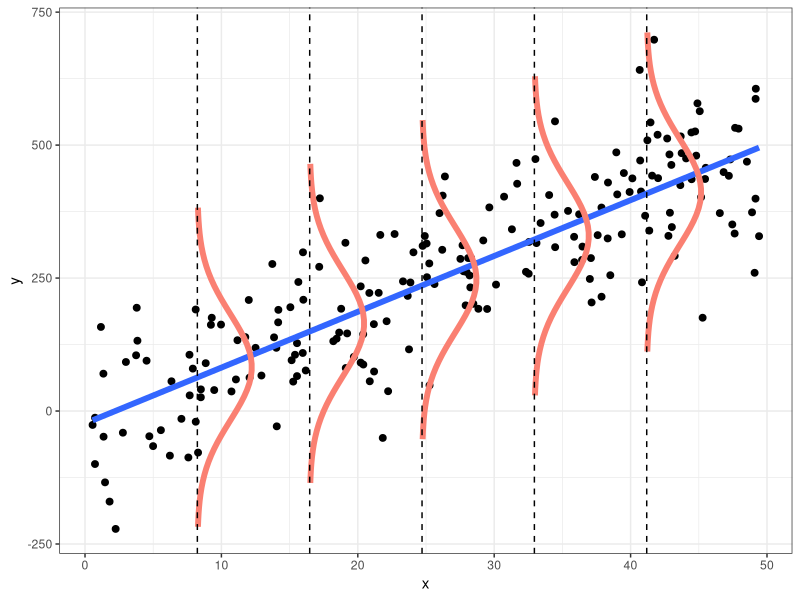

This chart was generated by the following R code:
## ---- chunk 1
library(tidyverse)
## ---- chunk 2
## Sample data
set.seed(404)
dat <- data.frame(x=(x=runif(200, 0, 50)),
                  y=rnorm(200, 10 * x, 100))

## breaks: where you want to compute densities
breaks <- seq(0, max(dat$x), len=7)[-c(1, 7)]
dat$section <- cut(dat$x, breaks)

## Get the residuals
dat$res <- residuals(lm(y ~ x, data=dat))

## Compute densities for each section, and flip the axes, and add means of sections
## Note: the densities need to be scaled in relation to the section size (2000 here)
ys <- seq(-300, 300, length = 50)
xs <- rep(breaks, each = 50) + 1000 * dnorm(ys, 0, 100)
res <- matrix(0, 50, 5)
for (i in 1:5) {
  res[, i] <- 10 * breaks[i] + ys 
}
dens <- data.frame(x = xs, y=c(res), 
                   grouping = cut(xs, breaks))
ggplot(dat, aes(x, y)) +
  geom_point(size = 2) +
  geom_smooth(method="lm", fill=NA, lwd=2, se = FALSE) +
  geom_path(data=dens, aes(x, y, group = grouping), 
            color="salmon", lwd=2) +
  theme_bw() +
  geom_vline(xintercept=breaks, lty=2)

